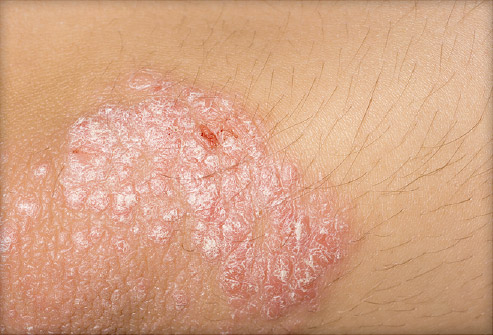
#> input picture images/img2.jpg, 493 x 335 px
$ python app.py
#> lines starting #> are read from the running program, lines starting #| are printed output that depends on the picture
### image.py
from PIL import Image
import os
import numpy as np


class ImageObject:

    def __init__(self, file_name):
        self.file_name = file_name
        self.size = ()
        self.mode = ""
        self.format = ""
        self.rgb = []
        self.read_file()


    """ read file and get the image object
    """
    def read_file(self):
        with Image.open(self.file_name, 'r') as fin:

#> fin is the input picture: PIL image 493x335 RGB; mean R, G, B 212.7, 163.3, 133
            self.mode, self.size, self.format = fin.mode, fin.size, fin.format
#> self.mode = 'RGB'; self.size = (493, 335); self.format = 'JPEG'

            rgb_im = fin.convert('RGB')
            pixels = rgb_im.load()

            width, height = self.size
#> width = 493; height = 335

            for i in range(width):
                row = []
                for j in range(height):
                    row.append(pixels[i, j])
                self.rgb.append(row)
#> after the loop, self.rgb = 493 items

### utils.py
import numpy as np

class Base:

    # [12 lines left out: function save_file, not called in this run]


    """
    the method uses algorithm I(x) = 0.3 * R(x) + 0.59 * G(x) + 0.11 * B(x)
    """
    def convert_rbg(self, pixels):
        out_pixels = []

        width, height = len(pixels), len(pixels[0])
#> width = 493; height = 335

        for i in range(width):
            row = []
            for j in range(height):
                pix_r = pixels[i][j][0]
                pix_g = pixels[i][j][1]
                pix_b = pixels[i][j][2]
                pix_t = (0.3 * pix_r + 0.59 * pix_g + 0.11 * pix_b) / 255.0
                row.append(pix_t)
            out_pixels.append(row)
#> after the loop, out_pixels = 493 items

        return np.array(out_pixels)
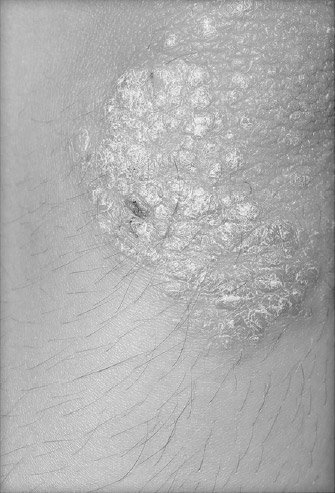
#> returned value: shape (493, 335) float64; min 0.186, max 0.995, mean 0.685

### canny.py
try:
    from PIL import Image
except ImportError:
    print('PIL not found. You cannot view the image')

import os

import numpy as np
from scipy import *
from scipy.ndimage import *
from scipy.signal import convolve2d as conv

def canny(im, sigma, thresHigh = 20, thresLow = 5):
    '''
        Takes an input image in the range [0, 1] and generate a gradient image
        with edges marked by 1 pixels.
    '''
#> called with sigma = 2, thresHigh = 45, thresLow = 30
    imin = im.copy() * 255.0

    # Create the gauss kernel for blurring the input image
    # It will be convolved with the image
    # wsize should be an odd number
    wsize = 5
    gausskernel = gaussFilter(sigma, window = wsize)
    # fx is the filter for vertical gradient
    # fy is the filter for horizontal gradient
    # Please not the vertical direction is positive X

    fx = createFilter([-1,  0, 1,
                       -2,  0, 2,
                       -1, 0, 1])
    fy = createFilter([ 1, 2, 1,
                       0, 0, 0,
                        -1, -2, -1])

    imout = conv(imin, gausskernel, 'valid')
    # print "imout:", imout.shape
    gradxx = conv(imout, fx, 'valid')
    gradyy = conv(imout, fy, 'valid')

    gradx = np.zeros(im.shape)
    grady = np.zeros(im.shape)
    padx = (imin.shape[0] - gradxx.shape[0]) / 2.0
    pady = (imin.shape[1] - gradxx.shape[1]) / 2.0
    padx = int(padx)
    pady = int(pady)
    gradx[padx:-padx, pady:-pady] = gradxx
    grady[padx:-padx, pady:-pady] = gradyy

    # Net gradient is the square root of sum of square of the horizontal
    # and vertical gradients

    grad = hypot(gradx, grady)

    theta = arctan2(grady, gradx)
    theta = 180 + (180 / pi) * theta
    # Only significant magnitudes are considered. All others are removed
    xx, yy = where(grad < 10)
    theta[xx, yy] = 0
    grad[xx, yy] = 0

    # The angles are quantized. This is the first step in non-maximum
    # supression. Since, any pixel will have only 4 approach directions.
    x0,y0 = where(((theta<22.5)+(theta>157.5)*(theta<202.5)
                   +(theta>337.5)) == True)
    x45,y45 = where( ((theta>22.5)*(theta<67.5)
                      +(theta>202.5)*(theta<247.5)) == True)
    x90,y90 = where( ((theta>67.5)*(theta<112.5)
                      +(theta>247.5)*(theta<292.5)) == True)
    x135,y135 = where( ((theta>112.5)*(theta<157.5)
                        +(theta>292.5)*(theta<337.5)) == True)


    Image.fromarray(theta).convert('L').save('angle_map.jpg')

    theta[x0,y0] = 0
    theta[x45,y45] = 45
    theta[x90,y90] = 90
    theta[x135,y135] = 135

    x,y = theta.shape
    temp = Image.new('RGB',(y,x),(255,255,255))

    for i in range(x):
        for j in range(y):
            if theta[i,j] == 0:
                temp.putpixel((j,i),(0,0,255))
            elif theta[i,j] == 45:
                temp.putpixel((j,i),(255,0,0))
            elif theta[i,j] == 90:
                temp.putpixel((j,i),(255,255,0))
            elif theta[i,j] == 45:
                temp.putpixel((j,i),(0,255,0))
    retgrad = grad.copy()
    x,y = retgrad.shape

    for i in range(x):
        for j in range(y):
            if theta[i,j] == 0:
                test = nms_check(grad,i,j,1,0,-1,0)
                if not test:
                    retgrad[i,j] = 0

            elif theta[i,j] == 45:
                test = nms_check(grad,i,j,1,-1,-1,1)
                if not test:
                    retgrad[i,j] = 0

            elif theta[i,j] == 90:
                test = nms_check(grad,i,j,0,1,0,-1)
                if not test:
                    retgrad[i,j] = 0
            elif theta[i,j] == 135:
                test = nms_check(grad,i,j,1,1,-1,-1)
                if not test:
                    retgrad[i,j] = 0

    init_point = stop(retgrad, thresHigh)
    # Hysteresis tracking. Since we know that significant edges are
    # continuous contours, we will exploit the same.
    # thresHigh is used to track the starting point of edges and
    # thresLow is used to track the whole edge till end of the edge.

    while (init_point != -1):
        #Image.fromarray(retgrad).show()
        # print 'next segment at',init_point
        retgrad[init_point[0],init_point[1]] = -1
        p2 = init_point
        p1 = init_point
        p0 = init_point
        p0 = nextNbd(retgrad,p0,p1,p2,thresLow)

        while (p0 != -1):
            #print p0
            p2 = p1
            p1 = p0
            retgrad[p0[0],p0[1]] = -1
            p0 = nextNbd(retgrad,p0,p1,p2,thresLow)

        init_point = stop(retgrad, thresHigh)

    # Finally, convert the image into a binary image
    x,y = where(retgrad == -1)
    retgrad[:,:] = 0
    retgrad[x,y] = 1.0
    return retgrad, x, y


# [10 lines left out: function createFilter, not called in this run]

def gaussFilter(sigma, window = 3):
    '''
        This method is used to create a gaussian kernel to be used
        for the blurring purpose. inputs are sigma and the window size
    '''
    kernel = zeros((window,window))
    c0 = window // 2

    for x in range(window):
        for y in range(window):
            r = hypot((x-c0),(y-c0))
            val = (1.0/2*pi*sigma*sigma)*exp(-(r*r)/(2*sigma*sigma))
            kernel[x,y] = val
    return kernel / kernel.sum()

# [52 lines left out: functions nms_check, stop, nextNbd, not called in this run]

### app.py
from image import ImageObject
import os
from canny import *
from utils import Base
import cv2
from matplotlib import pyplot as plt
from PIL import Image


def main():

    base = Base()

    try:
        curr_folder = os.getcwd()
        image_name = 'img2.jpg'
        img_obj = ImageObject(os.path.join(curr_folder, 'images', image_name))

        convert_pix = base.convert_rbg(img_obj.rgb)

        retgrad, x_indices, y_indices = canny(convert_pix, 2.0, thresHigh=45, thresLow=30)

        """
        plt.scatter(x_indices, y_indices, s=1)
        plt.title("edge points")
        plt.xlabel('x-axis')
        plt.ylabel('y-axis')
        plt.show()
        """

        new_img_obj = Image.new(img_obj.mode, img_obj.size)
        width, height = img_obj.size

        for i in range(width):
            for j in range(height):
                pixel = ()
                if retgrad[i][j] == 1:
                    pixel = (255, 255, 255)
                else:
                    pixel = (0, 0, 0)
                new_img_obj.putpixel((i, j), pixel)


        new_img_obj.save(os.path.join(curr_folder, 'images', 'image2_out.jpg'))


    except Exception as ex:
        print(ex)


if __name__ == "__main__":

    main()

$ run again, with images/img1.jpg copied over images/img2.jpg
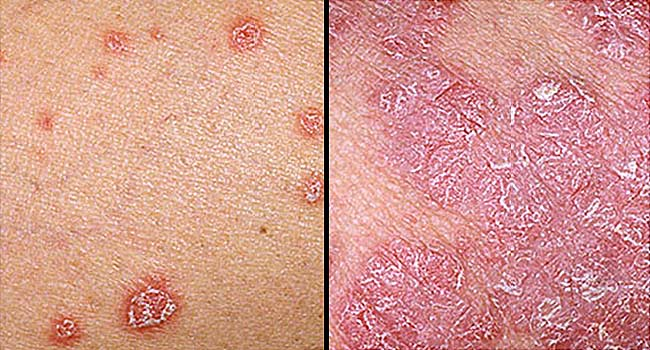
#> input picture images/img1.jpg, 650 x 350 px
#> in read_file, fin is the input picture: PIL image 650x350 RGB; mean R, G, B 213, 153.8, 143.6
#> after the loop in read_file, `for i in range(width):`: self.rgb = 650 items
#> in convert_rbg, `width, height = len(pixels), len(pixels[0])`: width = 650; height = 350
#> after the loop in convert_rbg, `for i in range(width):`: out_pixels = 650 items
#> in convert_rbg, `return np.array(out_pixels)`:
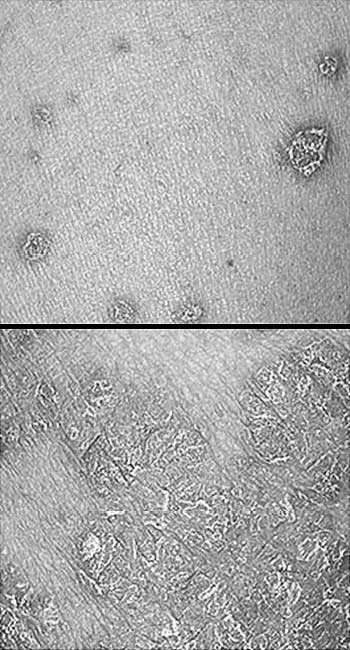
#> returned value: shape (650, 350) float64; min 0, max 0.999, mean 0.668
